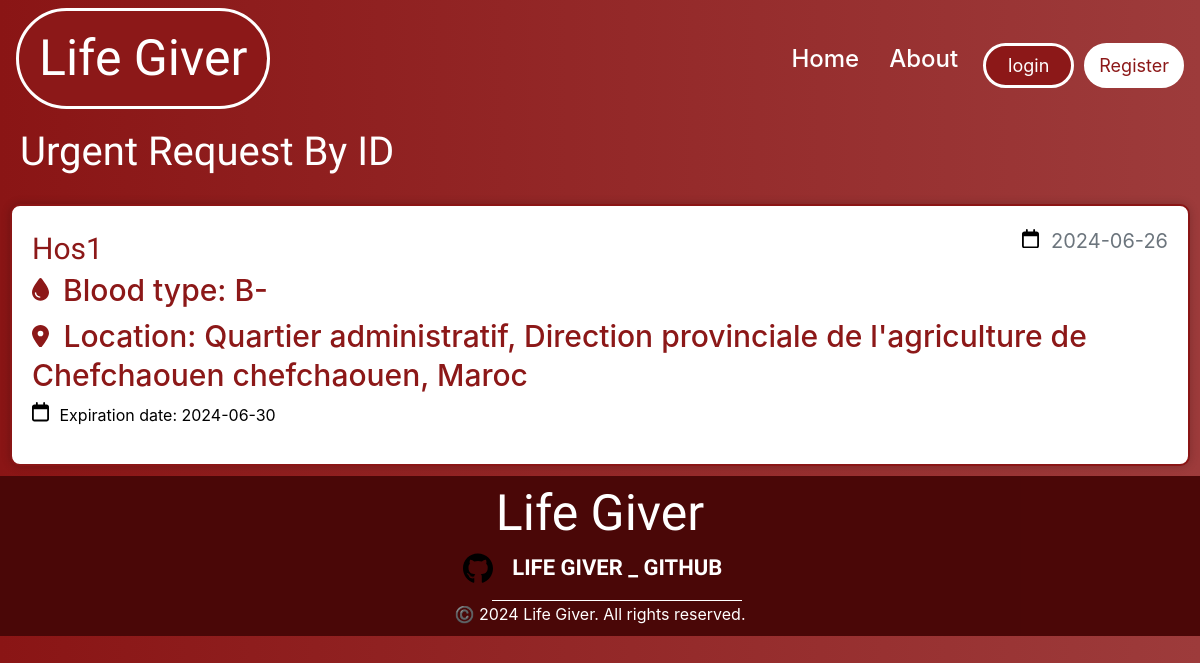
Before: /urgent_don_request/1 with the older database file.
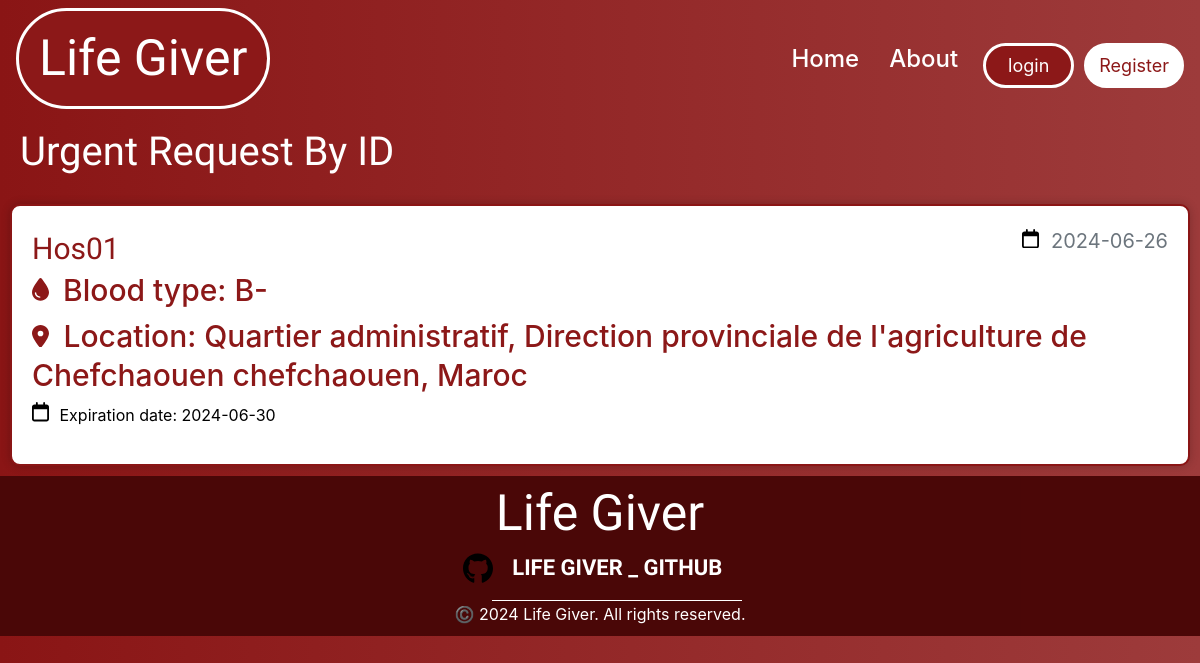
After: the same page with the newer database file.
### lifegiver/models.py (models this page shows, shortened)
class Hospital(db.Model, UserMixin):
    __tablename__ = 'hospital'
    id = db.Column(db.Integer, primary_key=True)
    name = db.Column(db.String(225), nullable=False)
    image_file = db.Column(db.String(20), nullable=False, default='default1.png')
    street = db.Column(db.String(500), nullable=True)
    city = db.Column(db.String(100), nullable=True)
    province = db.Column(db.String(100), nullable=True)
    zip_code = db.Column(db.String(45), nullable=True)
    country = db.Column(db.String(100), nullable=True)
    phone_number = db.Column(db.String(45), nullable=False)
    email = db.Column(db.String(125), unique=True, nullable=False)
    password = db.Column(db.String(60), nullable=False)
    barcode = db.Column(db.String(100), unique=True, nullable=False)
    lat = db.Column(db.Float, nullable=True)
    lng = db.Column(db.Float, nullable=True)
    hospital_donations = db.relationship('UserDonation', backref='hospital_donation', lazy=True)
    hospital_requests = db.relationship('DonationRequest', backref='hospital_request', lazy=True)
    urgent_requests = db.relationship('UrgentRequest', backref='hospital_urgent_request', lazy=True)

class UrgentRequest(db.Model):
    id = db.Column(db.Integer, primary_key=True)
    hospital_id = db.Column(db.Integer, db.ForeignKey('hospital.id'), nullable=False)
    blood_type = db.Column(db.Enum('O-', 'O+', 'A-', 'A+', 'B-', 'B+', 'AB-', 'AB+'), nullable=False)
    request_date = db.Column(db.DateTime, nullable=False, default=datetime.now)
    expiration_date = db.Column(db.DateTime, nullable=False, default=lambda: datetime.now() + timedelta(days=15))

### lifegiver/route.py (the view)
@app.route('/urgent_don_request/<int:urgent_request_id>', methods=['POST', 'GET'], strict_slashes=False)
def urgent_don_request(urgent_request_id):
    urgent_don_request = UrgentRequest.query.get_or_404(urgent_request_id)
    return render_template('urgent_request_by_id.html', title='Urgent Request By ID page', request=urgent_don_request)

### lifegiver/templates/urgent_request_by_id.html (shortened to what this page needs)
{% extends "layout.html" %}
{% block link %}
<link rel="stylesheet" type="text/css" href="{{ url_for('static', filename='css/urgent_request_by_id.css') }}" />
{% endblock link %}
{% block content %}
<div id="title">
  <h1>Urgent Request By ID</h1>
</div>
        <article class="media content-section">
          <div class="media-body" id="card">
            <div class="article-metadata">
              <a class="mr-2" href="#">{{ request.hospital_urgent_request.name }}</a>
              <small class="text-muted">
                {{ request.request_date.strftime('%Y-%m-%d') }}</small>
            </div>
            <h2><a class="article-title" href="#">
              {{ 'Blood type: ' ~ request.blood_type }}</a></h2>
            <h2>
              <a class="article-title" href="#">{{ 'Location: ' ~ request.hospital_urgent_request.street ~ ' ' ~ request.hospital_urgent_request.city ~ ', ' ~ request.hospital_urgent_request.country }}</a></h2>
            <p  class="article-content">
              <span id="expiration">{{ 'Expiration date: ' ~ request.expiration_date.strftime('%Y-%m-%d') }}</span>
            </p>
        </div>
        </article>
{% endblock content %}

### lifegiver/templates/layout.html (shortened to what this page needs)
<!DOCTYPE html>
<html lang="en">
  <head>
    <link rel="stylesheet" href="https://maxcdn.bootstrapcdn.com/bootstrap/4.0.0/css/bootstrap.min.css" />
    <link rel="stylesheet" type="text/css" href="{{ url_for('static', filename='css/header.css') }}" />
    <link rel="stylesheet" type="text/css" href="{{ url_for('static', filename='css/footer.css') }}" />
    <link rel="stylesheet" type="text/css" href="{{ url_for('static', filename='css/loading.css') }}" />
    {% block link %}
    {% endblock %}
  </head>
  <body>
    <nav class="navbar navbar-expand-lg navbar-light">
      <a class="navbar-brand" href="{{ url_for('home') }}">Life Giver</a>
      {% if current_user.is_authenticated %}
        {% if session.get('user_type') == 'donor' %}
          <div class="collapse navbar-collapse" id="navbarNav">
            <ul class="navbar-nav">
              <li class="nav-item">
                <a class="nav-link" href="{{ url_for('home') }}">Home</a>
              </li>
              <li class="nav-item">
                <a class="nav-link" href="{{ url_for('donor_dashboard') }}">Dashboard</a>
              </li>
              <li class="nav-item">
                <a class="nav-link" href="{{ url_for('urgent_requests') }}">Urgent Request</a>
              </li>
              <li class="nav-item">
                <a class="nav-link" href="{{ url_for('don_requests') }}">Requests</a>
              </li>
              <li class="nav-item">
                <a class="nav-link" href="{{ url_for('about') }}">About</a>
              </li>
              <li class="nav-item">
                <a id="logout" class="btn" href="{{ url_for('logout') }}">log out</a>
              </li>
            </ul>
          </div>
        {% elif session.get('user_type') == 'hospital' %}
          <div class="collapse navbar-collapse" id="navbarNav">
            <ul class="navbar-nav">
              <li class="nav-item">
                <a class="nav-link" href="{{ url_for('home') }}">Home</a>
              </li>
              <li class="nav-item">
                <a class="nav-link" href="{{ url_for('hospital_dashboard') }}">Dashboard</a>
              </li>
              <li class="nav-item">
                <a class="nav-link" href="{{ url_for('new_urgent_request') }}">Urgent Request</a>
              </li>
              <li class="nav-item">
                <a class="nav-link" href="{{ url_for('new_request') }}">Requests</a>
              </li>
              <li class="nav-item">
                <a class="nav-link" href="{{ url_for('about') }}">About</a>
              </li>
              <li class="nav-item">
                <a id="logout" class="btn btn-success" href="{{ url_for('logout') }}">log out</a>
              </li>
            </ul>
          </div>
        {% endif %}
      {% else %}
        <div class="collapse navbar-collapse" id="navbarNav">
          <ul class="navbar-nav">
            <li class="nav-item">
              <a class="nav-link" href="{{ url_for('home') }}">Home</a>
            </li>
            <li class="nav-item">
              <a class="nav-link" href="{{ url_for('about') }}">About</a>
            </li>
            <li class="nav-item">
              <a id="login" class="btn" href="{{ url_for('login') }}">login</a>
            </li>
            <li class="nav-item">
              <a id="regsiter" class="btn" href="{{ url_for('register') }}">Register</a>
            </li>
          </ul>
        </div>
      {% endif %}
    </nav>
    <div class="col-md-8">
    </div>
    {% block content %}
    {% endblock %}
    <footer>
      <div class="container">
        <a href="#" class="logo">Life Giver</a>
        <p>
          <img src="../static/images/github.svg" alt="Github" />
          <a href="https://github.com/zguaidh/Test_portofolio">Life Giver _ Github</a>
          <p class="copyright">©️ 2024 Life Giver. All rights reserved.</p>
        </p>
      </div>
    </footer>
  </body>
</html>

### lifegiver/static/css/header.css (style rules this page uses)
nav .navbar-brand { padding: 10px 20px; display: block; color: white !important; background-color: #8c1818; border-radius: 100px; border: 3px solid white; text-decoration: none; font-size: 50px; font-family: "Acme", sans-serif; }
nav div ul li .nav-link { padding: 15px !important; color: white !important; font-size:x-large; font-weight: 500; }
nav div ul li #login, nav div ul li #logout { margin-top: 17px; margin-left: 10px; justify-content: center; padding-left: 22px; padding-right: 22px; color: white; border: 3px solid white; background-color: #8c1818; border-radius: 100px; font-size:large; }
nav div ul li #regsiter { margin-left: 10px; margin-top: 17px; color: #8c1818; border: 3px solid white; background-color: white; border-radius: 100px; font-size:large; }
#navbarNav { justify-content: flex-end; display: flex !important; }

### lifegiver/static/css/footer.css (style rules this page uses)
footer { padding-top: calc(var(--section-padding) / 2); padding-bottom: calc(var(--section-padding) / 2); background-color: #fa1919; position: relative; color: white; text-align: center; min-height: 160px; z-index: 3; }
footer::before { content: ""; position: absolute; left: 0; top: 0; width: 100%; height: 100%; background-color: rgb(0 0 0 / 70%); }
footer .container { position: relative; }
footer a { margin-bottom: 20px; text-decoration: none !important; font-size: 50px; font-family: "Acme", sans-serif; color: white; }
footer p a:not(.copyright) { text-transform: uppercase; padding: 20px; border-bottom: 1px solid white; font-size: 22px; width: fit-content; margin: 20px auto; }
footer p img { width: 30px; position: relative; left: 5px; bottom: 2px; }
footer p a { font-weight: bold; color: white; }

### lifegiver/static/css/loading.css (style rules this page uses)
:root { --border-width: 7px; }
* { margin: 0; padding: 0; }

### lifegiver/static/css/urgent_request_by_id.css (style rules this page uses)
body { background-image: linear-gradient(to right, #8a1515, #9d3b3b); }
#card { padding-left: 20px; padding-top: 20px; padding-right: 20px; padding-bottom: 20px; background: #fff; border: 2px solid rgb(255, 255, 255, .2); backdrop-filter: blur(20px); box-shadow: 0 0 10px rgb(0, 0, 0, .2); color: #fff; border-radius: 10px; border: 2px solid #8a1515; }
article { padding-left: 10px; padding-top: 10px; padding-right: 10px; padding-bottom: 10px; }
svg { width: 17px; margin-right: 6px; }
small { font-size: 20px; margin-left: 60px; }
.article-metadata { display: flex; justify-content: space-between; }
.article-metadata a { color: #8c1818; font-size: 30px; font-weight: 400; font-family: "Acme", sans-serif; text-decoration: none; }
h2 a { color: #8c1818 !important; font-size: 30px !important; text-decoration: none !important; }
#title h1 { color: #fff; font-family: "Acme", sans-serif; }
#title { display: flex; margin-top: 10px; margin-bottom: 10px; margin-left: 20px; }
#expiration { color: black !important; }

Changed rows visible on the page:
changed Hospital: hospital_urgent_request.name "Hos1" → "Hos01"
